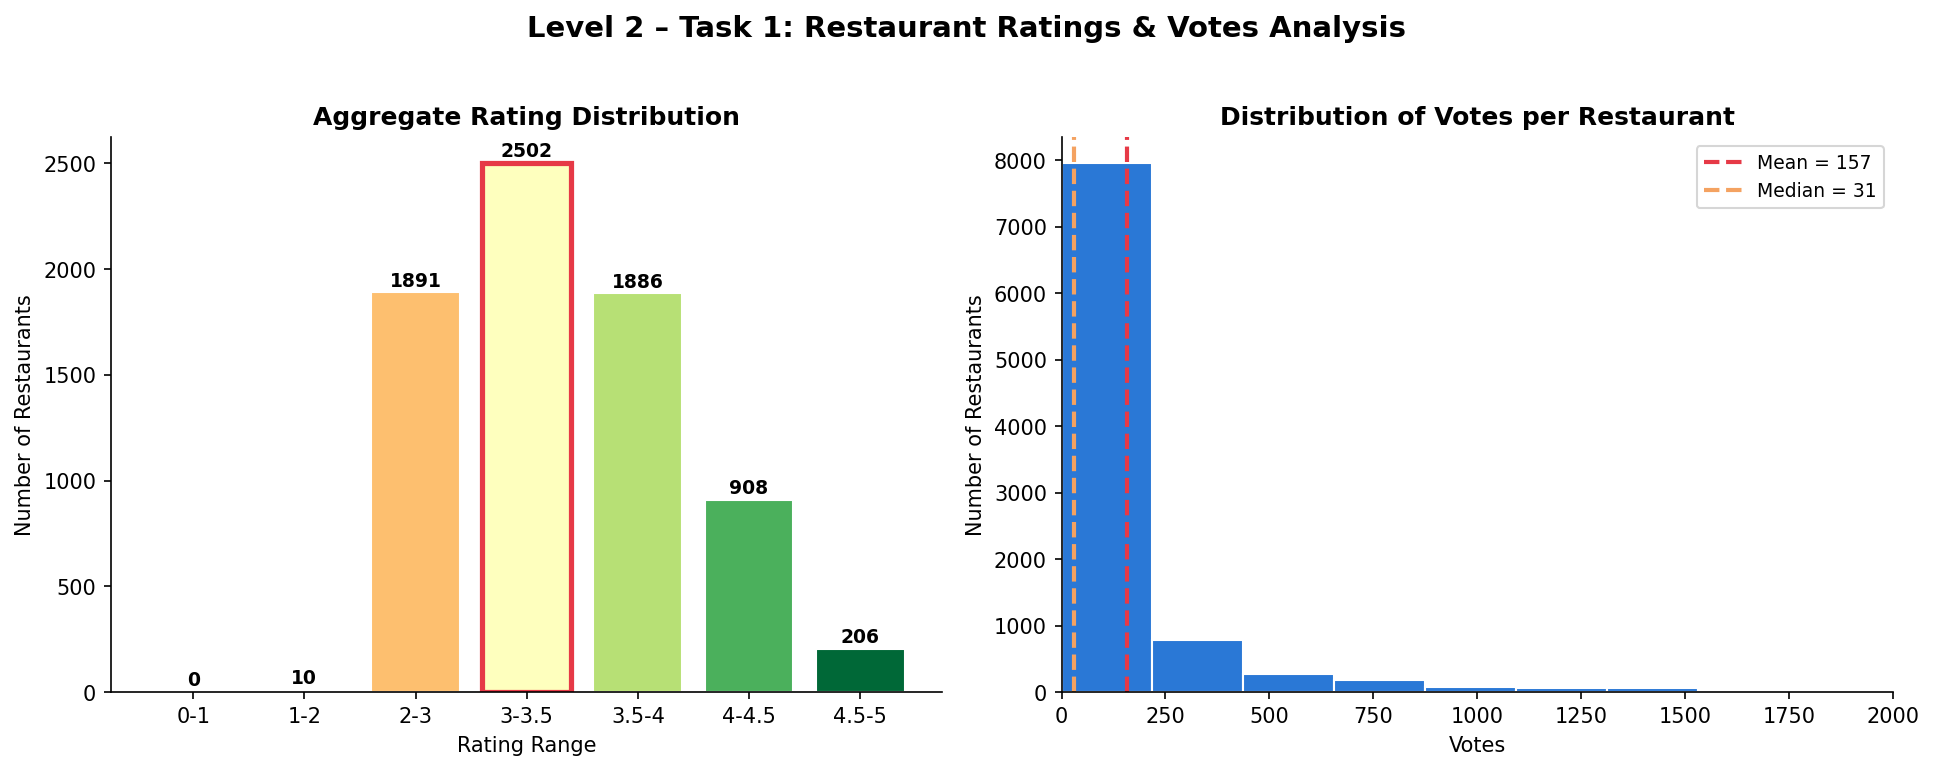

Recreate this plot in Python.
import pandas as pd
import matplotlib.pyplot as plt

# ── 1. Load dataset ──────────────────────────────────────────────
df = pd.read_csv("Dataset_.csv")
total_restaurants = len(df)
print(f"Total Restaurants : {total_restaurants}\n")

# ── 2. Rating distribution ───────────────────────────────────────
# 0.0 means "Not rated" — handle separately
not_rated = (df["Aggregate rating"] == 0).sum()
rated_df = df[df["Aggregate rating"] > 0].copy()

# Bin ratings into meaningful ranges
bins = [0, 1, 2, 3, 3.5, 4, 4.5, 5]
labels = ["0-1", "1-2", "2-3", "3-3.5", "3.5-4", "4-4.5", "4.5-5"]
rated_df["Rating Range"] = pd.cut(rated_df["Aggregate rating"], bins=bins, labels=labels, include_lowest=True)

rating_dist = rated_df["Rating Range"].value_counts().sort_index()
most_common_range = rating_dist.idxmax()
most_common_count = rating_dist.max()

print("=" * 50)
print("       AGGREGATE RATING DISTRIBUTION")
print("=" * 50)
print(f"  Not Rated (0.0)        : {not_rated} restaurants")
for rng, count in rating_dist.items():
    pct = (count / total_restaurants) * 100
    print(f"  Rating {rng:<10}     : {count:>5} restaurants ({pct:.2f}%)")
print("=" * 50)
print(f"\n→ Most common rating range: {most_common_range} "
      f"({most_common_count} restaurants)\n")

# ── 3. Average votes ──────────────────────────────────────────────
avg_votes = df["Votes"].mean()
median_votes = df["Votes"].median()

print("=" * 50)
print("              VOTES ANALYSIS")
print("=" * 50)
print(f"  Average votes per restaurant : {avg_votes:.2f}")
print(f"  Median votes per restaurant  : {median_votes:.2f}")
print(f"  Max votes (most voted)       : {df['Votes'].max()}")
print(f"  Min votes                    : {df['Votes'].min()}")
print("=" * 50)

# ── 4. Visualization ──────────────────────────────────────────────
fig, axes = plt.subplots(1, 2, figsize=(13, 5))
fig.suptitle("Level 2 – Task 1: Restaurant Ratings & Votes Analysis", fontsize=14, fontweight="bold", y=1.02)

# Chart 1: Rating distribution bar chart
colors = plt.cm.RdYlGn([i / (len(rating_dist) - 1) for i in range(len(rating_dist))])
bars = axes[0].bar(rating_dist.index.astype(str), rating_dist.values, color=colors, edgecolor="white")
axes[0].set_title("Aggregate Rating Distribution", fontsize=12, fontweight="bold")
axes[0].set_xlabel("Rating Range", fontsize=10)
axes[0].set_ylabel("Number of Restaurants", fontsize=10)
axes[0].spines[["top", "right"]].set_visible(False)
for bar in bars:
    axes[0].text(bar.get_x() + bar.get_width() / 2, bar.get_height() + 10,
                 str(int(bar.get_height())), ha="center", va="bottom",
                 fontsize=9, fontweight="bold")

# Highlight the most common range
most_common_idx = list(rating_dist.index.astype(str)).index(str(most_common_range))
bars[most_common_idx].set_edgecolor("#e63946")
bars[most_common_idx].set_linewidth(2.5)

# Chart 2: Votes distribution (log scale histogram)
axes[1].hist(df["Votes"], bins=50, color="#2a78d6", edgecolor="white")
axes[1].axvline(avg_votes, color="#e63946", linestyle="--", linewidth=2,
                 label=f"Mean = {avg_votes:.0f}")
axes[1].axvline(median_votes, color="#f4a261", linestyle="--", linewidth=2,
                 label=f"Median = {median_votes:.0f}")
axes[1].set_title("Distribution of Votes per Restaurant", fontsize=12, fontweight="bold")
axes[1].set_xlabel("Votes", fontsize=10)
axes[1].set_ylabel("Number of Restaurants", fontsize=10)
axes[1].set_xlim(0, 2000)  # zoom in, since a few outliers go up to 10,934
axes[1].spines[["top", "right"]].set_visible(False)
axes[1].legend(fontsize=9)

plt.tight_layout()
plt.savefig("level2_task1_restaurant_ratings.png", dpi=150, bbox_inches="tight")
plt.show()
print("\nChart saved → level2_task1_restaurant_ratings.png")
